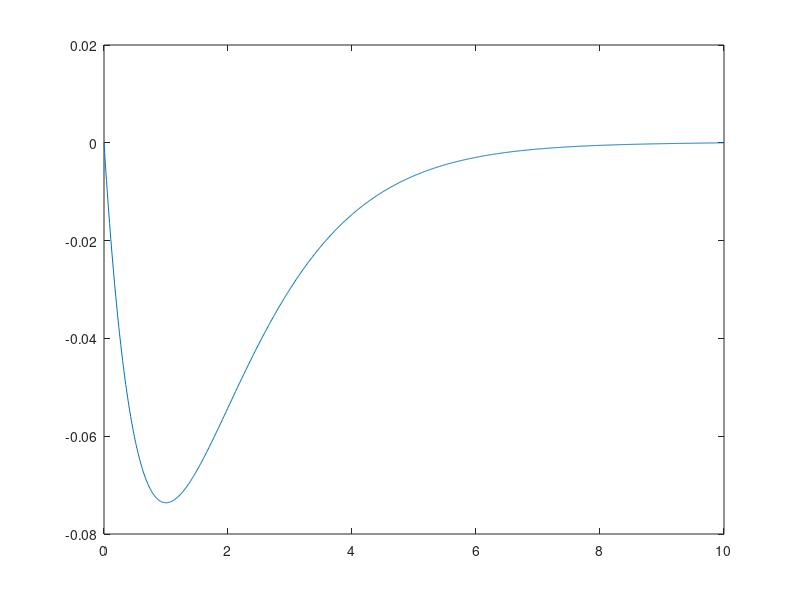

Write MATLAB code to recreate this figure.
clear all
clc

rMin = 1e-10;
rMax = 10;
nPoints = 1000;
radius = linspace(rMin,rMax,nPoints);
stepWidth = (rMax-rMin)/(nPoints-1);

H = zeros(nPoints);
% Diagonal
for i = 1:nPoints
    H(i,i) = 1/stepWidth^2 - 1/radius(i);
end

% Sub- and superdiagonals
for i = 2:nPoints
    H(i,i-1) = -.5/stepWidth^2;
    H(i-1,i) = -.5/stepWidth^2;
end

H(1,1) = 0;
H(1,2) = 0;
H(end:end)=0;
H(end:end-1)=0;

[vectors, values] = eig(H);

values = sum(values);
gsEig = sort(values);
gsEig = gsEig(2);
gsIndex = find(values == gsEig);
gsWave = vectors(:,gsIndex);

plot(radius, gsWave)
disp('Ground state energy [eV]')
disp(gsEig*27.21)
